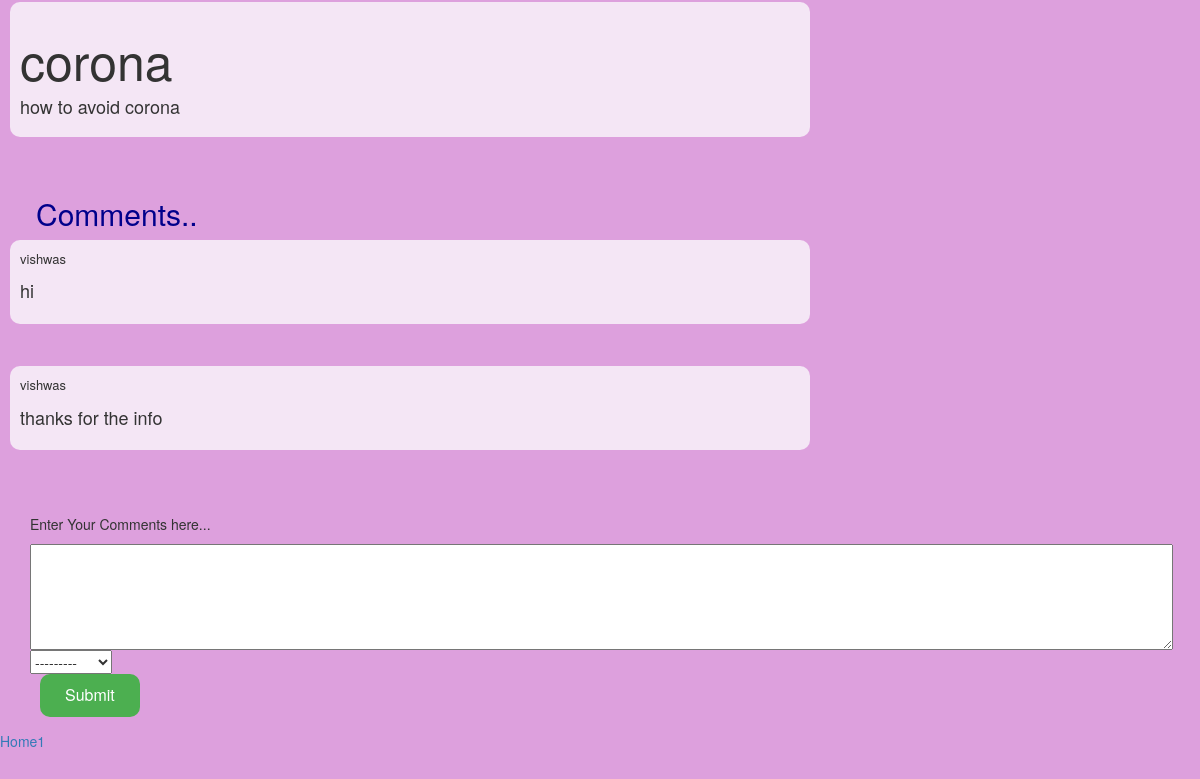
The page /postdetails/11 (signed in) on the database its author committed.
### appointment/models.py (models this page shows, shortened)
class Post(models.Model):
    title = models.CharField(max_length=60)
    description = models.TextField(blank=True, default='')
    created = models.DateTimeField(default=timezone.now)
    creator = models.ForeignKey(User, blank=True, null=True,on_delete=models.CASCADE)
    vote=models.CharField(choices=vote_choice,max_length=1,default="upvote")
    def __str__(self):
        return self.title
    def post_comments(self):
        comments=Comment.objects.filter(topic=self)
        return comments

class Comment(models.Model):
    text=models.TextField(blank=True)
    commenter=models.ForeignKey(User,blank=True,null=True,on_delete=models.CASCADE)
    topic=models.ForeignKey(Post,on_delete=models.CASCADE,null=True,blank=True)
    vote=models.CharField(choices=vote_choice,max_length=1,null=True,blank=True)

### appointment/views.py (the view, shortened to what this page needs)
# urls.py: path('postdetails/<pk>',views.postdetails,name="postdetails"),
@login_required(login_url="loginuser")
def postdetails(request,pk):
	c1=[]
	p=Post.objects.get(pk=pk)
	c=Post.objects.filter(title=p)
	d=Comment.objects.filter(topic=p)
	for i in d:
		c1.append(i.text)
	e=Post.objects.filter(title=p).first()
	print(e)
	f=e.post_comments()
	u=request.user.username
	form = comment(initial={'topic': Post.objects.get(pk=pk),'commenter':User.objects.get(username=u)})
	return render(request,"appointment/post_detail.html",{"c1":c1,"form":form,"comment":comment,"e":f,"p":p})

### appointment/forms.py
class comment(forms.ModelForm):
	class Meta:
		model=Comment
		widgets={
			'text':forms.Textarea(attrs={'cols':150,'rows':5})
		}
		fields=('topic','commenter','text','vote',)

### appointment/templates/appointment/post_detail.html (shortened to what this page needs)
{% load static %}
<html>
	<head>
        <link rel="stylesheet" href="//maxcdn.bootstrapcdn.com/bootstrap/3.2.0/css/bootstrap.min.css">
        <link rel="stylesheet" href="//maxcdn.bootstrapcdn.com/bootstrap/3.2.0/css/bootstrap-theme.min.css">
		<link rel="stylesheet" href="{% static 'css/post_detail.css' %}">
   	</head>
   	<body>
		<div class='comment'>
		<h1 style='font-size: 50px;'>{{p}}</h1>
		<h4>{{p.description}}</h4>
	</div>
		<br><br>
		<h2>Comments..</h2>
		<div>
		{% for j in e %}
		<div  class="comment">
		<p style="font-size: small;">{{j.commenter}}</p>
		<p style="font-size:large;">{{j.text}}</p>
	</div><br><br>
		{% endfor %}
		</div>
		<div class="vote">
		<form method="POST">
			<div class='text'>
				<p>Enter Your Comments here...</p>
			{{ form.text}}
		</div>
			<div class='myvote'>{{form.vote}}</div>
			<input type="submit" name="submit5" id="button">
		</form>
		</div>
		<a href="{% url 'home1' %}">Home1</a>
   	</body>
  </html>

### appointment/static/css/post_detail.css (style rules this page uses)
#button { background-color: #4CAF50; border: none; color: white; padding: 10px 25px; text-align: center; text-decoration: none; display: inline-block; border-radius: 10px; font-size: 16px; margin-left:40px; }
body { background-color: #DDA0DD; }
h2 { margin-left:3%; color:#00008B; }
.vote { margin-top: 2%; text-align: left; }
.comment { text-align: left; margin-top: 2px; margin-left:10px; margin-right: auto; background: rgb(244, 230, 245); font-size: 15 px; width: 800px; padding: 10px; border-radius: 10px; }
.text { margin-left:30px; }
.myvote { margin-left:30px; }

### rows shown on the page
Post: title "corona", description "how to avoid corona"
Comment: commenter "vishwas", text "hi"
Comment: commenter "vishwas", text "thanks for the info"
